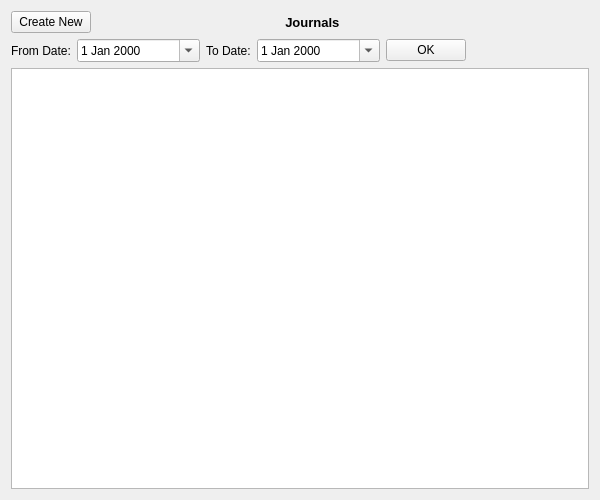
<?xml version="1.0" encoding="UTF-8"?>
<ui version="4.0">
 <class>journal</class>
 <widget class="QWidget" name="journal">
  <property name="geometry">
   <rect>
    <x>0</x>
    <y>0</y>
    <width>600</width>
    <height>500</height>
   </rect>
  </property>
  <property name="windowTitle">
   <string>Form</string>
  </property>
  <layout class="QVBoxLayout" name="verticalLayout">
   <item>
    <layout class="QHBoxLayout" name="horizontalLayout_2">
     <item>
      <widget class="QPushButton" name="createNew">
       <property name="sizePolicy">
        <sizepolicy hsizetype="Fixed" vsizetype="Fixed">
         <horstretch>0</horstretch>
         <verstretch>0</verstretch>
        </sizepolicy>
       </property>
       <property name="text">
        <string>Create New</string>
       </property>
      </widget>
     </item>
     <item>
      <widget class="QLabel" name="titleLabel">
       <property name="font">
        <font>
         <pointsize>10</pointsize>
         <weight>75</weight>
         <bold>true</bold>
        </font>
       </property>
       <property name="text">
        <string>Journals                 </string>
       </property>
       <property name="alignment">
        <set>Qt::AlignCenter</set>
       </property>
      </widget>
     </item>
    </layout>
   </item>
   <item>
    <layout class="QHBoxLayout" name="horizontalLayout" stretch="0,1,0,1,0,1">
     <item>
      <widget class="QLabel" name="fromDateLabel">
       <property name="text">
        <string>From Date:</string>
       </property>
       <property name="alignment">
        <set>Qt::AlignLeading|Qt::AlignLeft|Qt::AlignVCenter</set>
       </property>
      </widget>
     </item>
     <item>
      <widget class="QDateEdit" name="fromDateEdit">
       <property name="calendarPopup">
        <bool>true</bool>
       </property>
      </widget>
     </item>
     <item>
      <widget class="QLabel" name="toDateLabel">
       <property name="text">
        <string>To Date:</string>
       </property>
      </widget>
     </item>
     <item>
      <widget class="QDateEdit" name="toDateEdit">
       <property name="calendarPopup">
        <bool>true</bool>
       </property>
      </widget>
     </item>
     <item>
      <widget class="QPushButton" name="okPushButton">
       <property name="sizePolicy">
        <sizepolicy hsizetype="Fixed" vsizetype="Fixed">
         <horstretch>0</horstretch>
         <verstretch>0</verstretch>
        </sizepolicy>
       </property>
       <property name="text">
        <string>OK</string>
       </property>
      </widget>
     </item>
     <item>
      <spacer name="horizontalSpacer">
       <property name="orientation">
        <enum>Qt::Horizontal</enum>
       </property>
       <property name="sizeHint" stdset="0">
        <size>
         <width>19</width>
         <height>20</height>
        </size>
       </property>
      </spacer>
     </item>
    </layout>
   </item>
   <item>
    <widget class="QTableView" name="tableView">
     <property name="selectionBehavior">
      <enum>QAbstractItemView::SelectRows</enum>
     </property>
    </widget>
   </item>
  </layout>
 </widget>
 <resources/>
 <connections/>
</ui>
